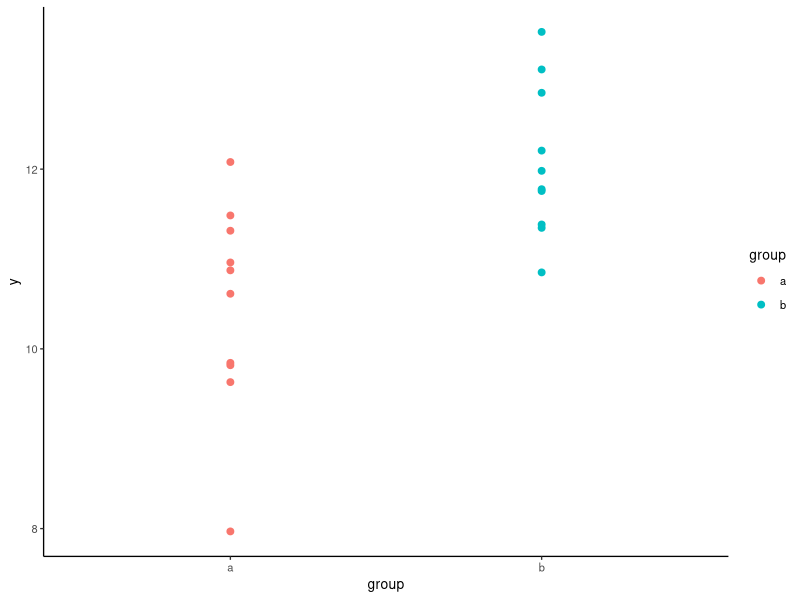
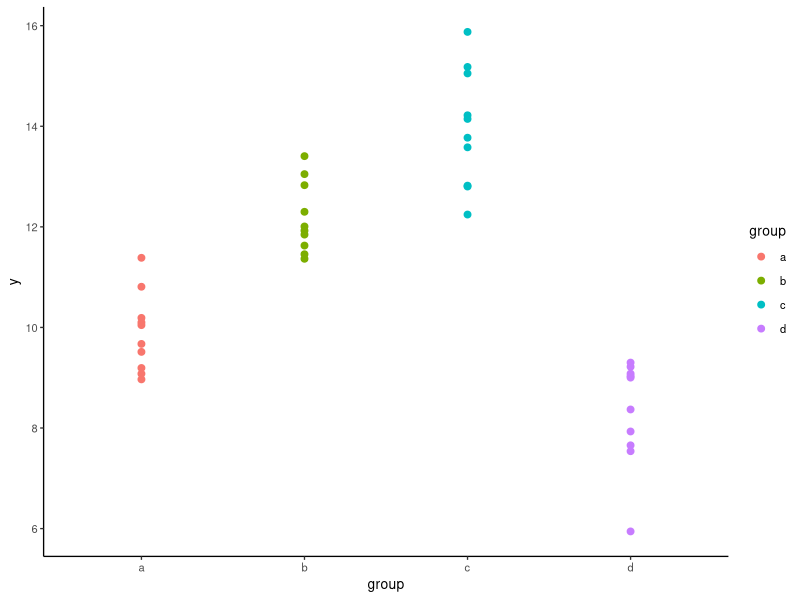
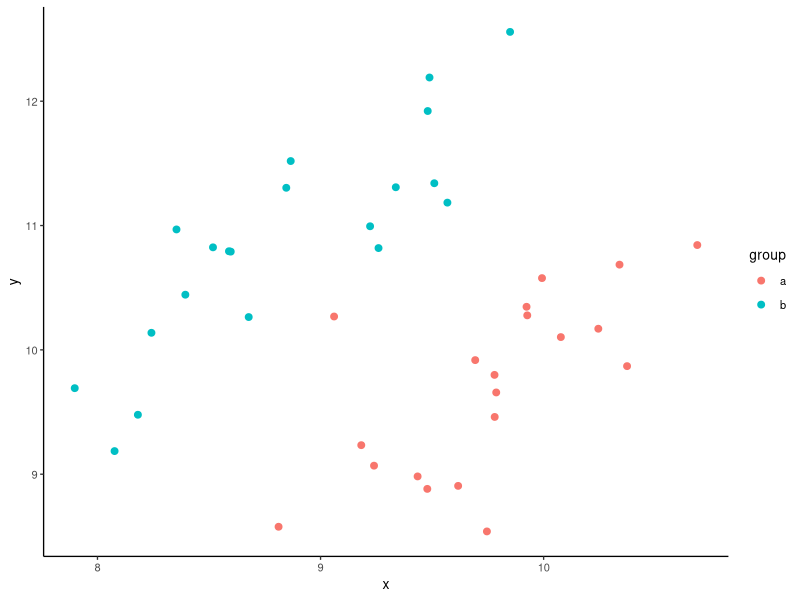
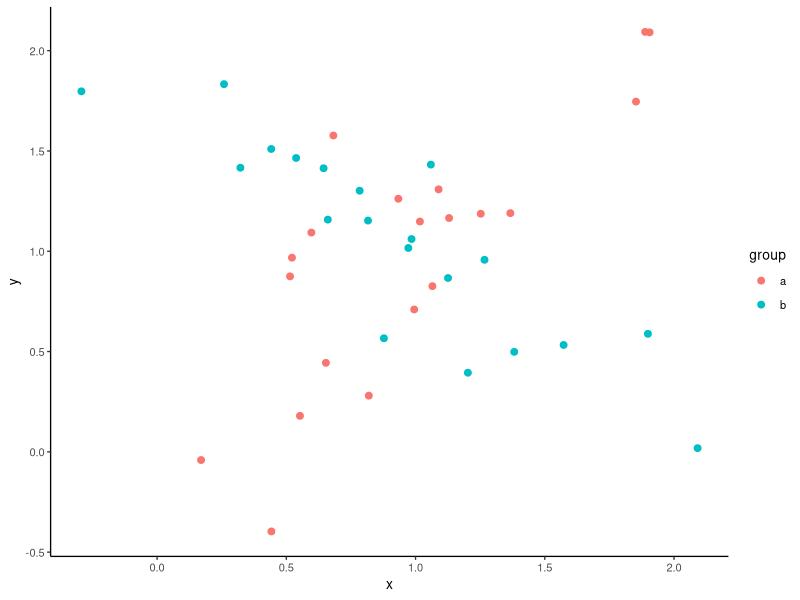
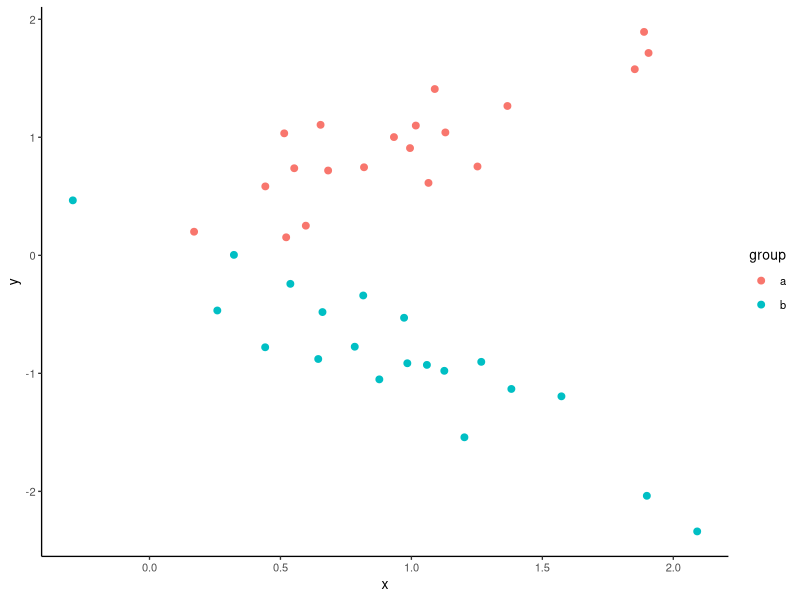
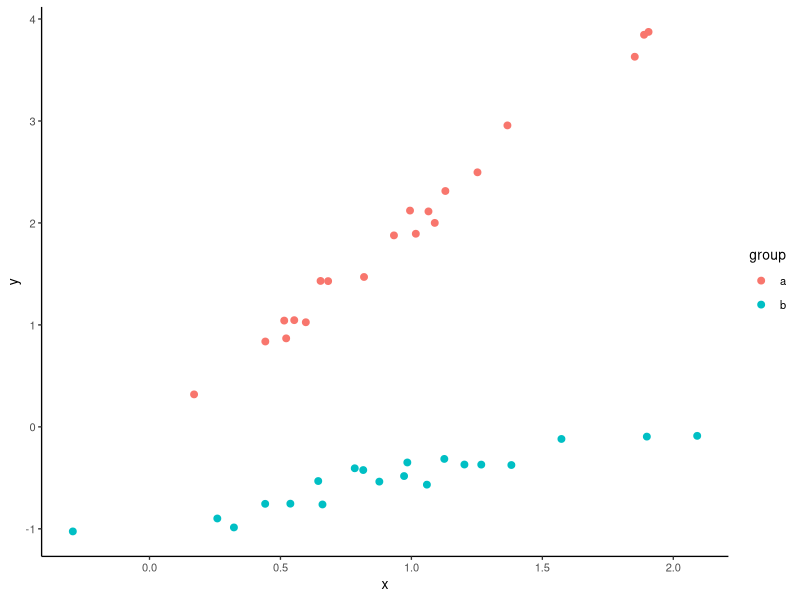

Recreate these plots in R, in order.
library(ggplot2)

# check out the model (design) matrix for a normal linear regression
# notice that the matrix has an intercept plus one column for each predictor

x<-rnorm(20)
z<-rnorm(20)
y<-x+rnorm(20)
data<-data.frame(y, x, z)
model<-lm(y~x+z, data)
model.matrix(model)
summary(model)

# now lets examine a dataset comprised of two groups and a y response
# simulate a dataset with two groups that have different mean values
a<-rnorm(mean=10, n=10)
b<-rnorm(mean=12, n=10)
data<-data.frame(group=rep(c("a","b"), each=10), y=c(a,b))

# lets make a plot to visualize these groups, 
# you can change the size and base_size numbers if it looks crazy on your computer
ggplot(data, aes(x=group, y=y, col=group))+
  geom_point(size=2)+
  theme_classic(base_size = 10)

# lets make a linear model where we model y as a function of group
model<-lm(y~group, data)
summary(model)

# how does this compare to a t.test? We have to specify that the variance are equal since this is an assumption of linear models
t.test(y~group, data, var.equal = T)
#check out the design matrix. Two important things to note.
# there is not column for group "a" it is the "default" level and its mean is the intercept
# group "b" is 0 and 1. Our observed data in group "b" has a 1, while group "a" has a 0
model.matrix(model)

#for fun lets see how to change the "default" (i.e. intercept) group level
data$group<-factor(data$group, levels=c("b","a"))
levels(data$group)
model<-lm(y~group, data)
#note that the coefficient for groupa is the negative of the slope for groupb in the previous model (before we changed the levels of group)
summary(model)
model.matrix(model)


# Lets do the same for a dataset with 4 groups and y response variable
a<-rnorm(mean=10, n=10)
b<-rnorm(mean=12, n=10)
c<-rnorm(mean=14, n=10)
d<-rnorm(mean=8, n=10)
data<-data.frame(group=rep(c("a","b","c","d"), each=10),  y=c(a,b,c,d))
ggplot(data, aes(x=group, y=y, col=group))+
  geom_point(size=2)+
  theme_classic(base_size = 10)

model<-lm(y~group, data)
summary(model)

#how does this compare to an Analysis of Variance (ANOVA)?
anova(model)
#notice the design matrix. all rows have a 1 in the intercept which is the mean of group "a"
# observations in group "b" have a 1 in that column but not in group "c" and so forth
model.matrix(model)

# if we want to compare all groups against each other
TukeyHSD(aov(model))


# lets examine a dataset with both categorical varibles and linear variables
a<-rnorm(mean=10, sd=0.5, n=20)
b<-rnorm(mean=9, sd=0.5, n=20)
data<-data.frame(group=rep(c("a","b"), each=20), x=c(a,b))
data
data$is_b<-as.numeric(data$group=="b") #needed for simulation
# y is equal to x (plus 2 if it is in group b) , then some residuals (rnorm)
data$y<-(data$x*1+data$is_b*2)+rnorm(40, sd=0.5)

ggplot(data, aes(x=x, y=y, col=group))+
  geom_point(size=2)+
  theme_classic(base_size = 10)

#how strong is the relationship between x and y?
model<-lm(y~x, data)
summary(model)

#how strong is the relationship between group and y?
model<-lm(y~group, data)
summary(model)

#how does the model change when we add group?
model<-lm(y~group+x, data)
summary(model)
#notice the design matrix.
model.matrix(model)

# as a refresher, lets check that the r2 value is still works, even when we have categorical variables
(var(data$y)-var(model$residuals))/var(data$y)


## Lets simulate a data set with interactions between a categorical variable and a continuous variable

a<-rnorm(mean=1, sd=0.5, n=20)
b<-rnorm(mean=1, sd=0.5, n=20)
data<-data.frame(group=rep(c("a","b"), each=20), x=c(a,b))
data
data$is_b<-as.numeric(data$group=="b")
data$y<-(data$x*(1+data$is_b*-2)+data$is_b*2)+rnorm(40, sd=0.3)

ggplot(data, aes(x=x, y=y, col=group))+
  geom_point(size=2)+
  theme_classic(base_size = 10)

#how strong is the relationship between x and y?
model<-lm(y~x, data)
summary(model)

#how strong is the relationship between group and y?
model<-lm(y~group, data)
summary(model)

#how does the model change when we add group?
model<-lm(y~group*x, data)
summary(model)
#but the anova says there's no significant effect of group
anova(model)
#notice the design matrix.
model.matrix(model)

#example why interpreting data is difficult when there is an interaction term
# here we make the main "effect" (that is, intercept difference) of b 0 
data$y<-(data$x*(1+data$is_b*-2)+data$is_b*0)+rnorm(40, sd=0.3)
ggplot(data, aes(x=x, y=y, col=group))+
  geom_point(size=2)+
  theme_classic(base_size = 10)

#lm: no significant difference of groupb and groupa interecepts
model<-lm(y~group*x, data)
summary(model)
#but the anova says there's as a highly significant effect of group
anova(model)

### one more example where the main effect actually matters
# here we make the main "effect" of b -1 but we also give it a 0.5 slope (vs a slope of 2 for the a group)
data$y<-(data$x*(2+data$is_b*-1.5)+data$is_b*-1)+rnorm(40, sd=0.1)
ggplot(data, aes(x=x, y=y, col=group))+
  geom_point(size=2)+
  theme_classic(base_size = 10)

#lm shows significant difference in intercept of groupb
model<-lm(y~group*x, data)
summary(model)
#and the anova also says there's as a highly significant effect of group
anova(model)

# in model matrix with interaction groupb:x is created...
# is 0 when group == "a" and is equal to x when group == "b"
model.matrix(model)
